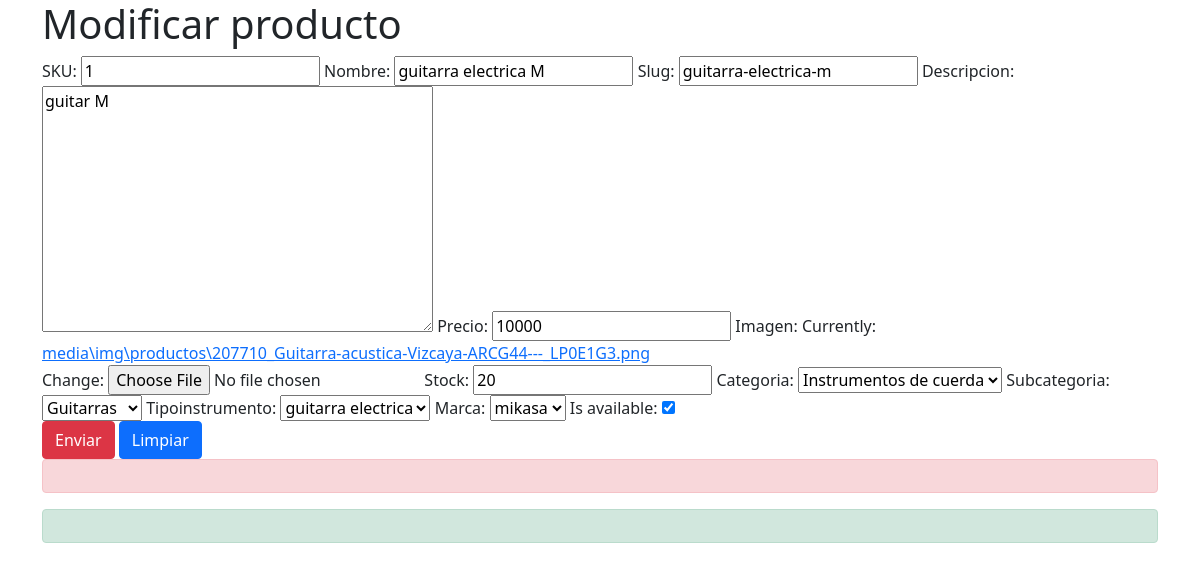
Before: /nuevo-producto/1 with the older database file.
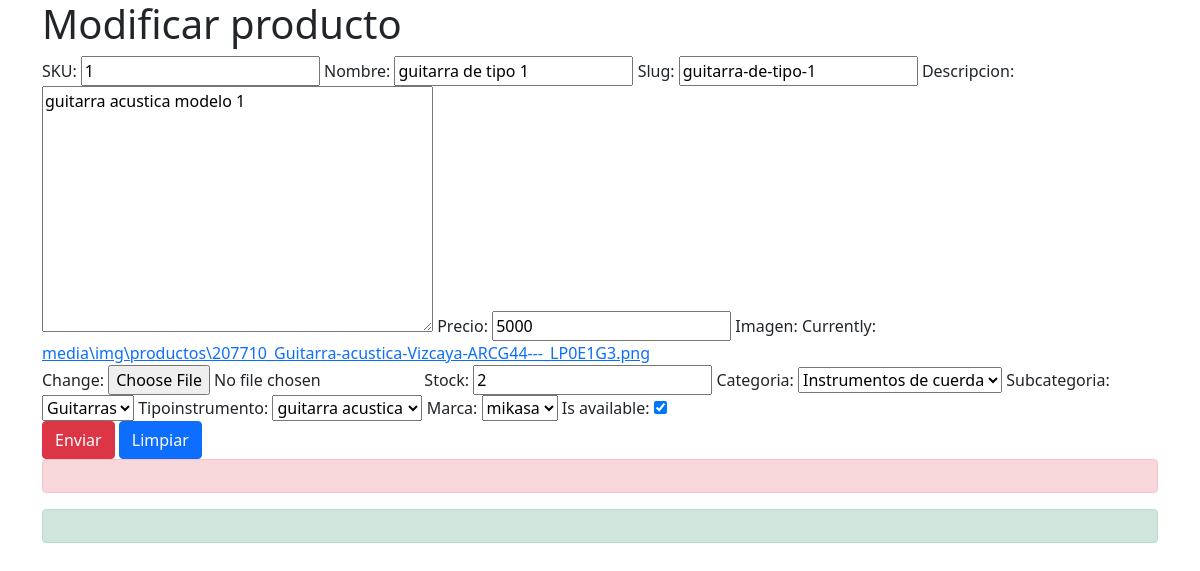
After: the same page with the newer database file.
### app/models.py (models this page shows, shortened)
class Producto(models.Model):
    SKU = models.IntegerField(primary_key=True, verbose_name='SKU')
    nombreProducto =  models.CharField(max_length=80 ,verbose_name='nombre', unique=True)
    slug = models.CharField(max_length=100)
    descripcion = models.TextField(verbose_name='descripcion')
    precio = models.IntegerField(verbose_name='precio')
    imagen=models.ImageField(upload_to='img/productos' , null=True)
    stock = models.IntegerField(verbose_name='stock')
    categoria= models.ForeignKey(Categoria,on_delete=models.CASCADE, )
    subcategoria= models.ForeignKey(SubCategoria,on_delete=models.CASCADE)
    tipoinstrumento= models.ForeignKey(TipoInstrumento,on_delete=models.CASCADE, blank=True, null=True)
    marca = models.ForeignKey(Marca,on_delete=models.CASCADE)
    is_available = models.BooleanField(default=True)
    create_date = models.DateTimeField(auto_now_add=True)
    modified_date = models.DateTimeField(auto_now=True)

### app/views.py (the view)
# urls.py: path('nuevo-producto/<SKU>',Mod_Producto, name="Mod_Producto"),
def Mod_Producto(request, SKU):
    producto = Producto.objects.get(SKU=SKU)
    datos = {
        'form': productoForm(instance=producto)
    }
    if request.method == 'POST':
        formulario = productoForm(data=request.POST, instance=producto)
        if formulario.is_valid():
            formulario.save()
            datos['mensaje'] = "Modificados correctamente"
            return redirect('crud')
    return render(request, 'Tcrud/modProducto.html', datos)

### app/forms.py
class productoForm (ModelForm):
    class Meta :
        model = Producto
        fields= '__all__'

### app/models.py (called while the page is built)
    def __str__(self) -> str:
        return self.nombreCategoria

    def __str__(self) -> str:
        return self.nombreSubCategoria

    def __str__(self) -> str:
        return self.nombreTipoInstrumento

    def __str__(self) -> str:
        return self.nombreMarca

### carts/context_processors.py (called while the page is built)
def counter(request):
    cart_count = 0
    try:
        cart = Cart.objects.filter(cart_id=_cart_id(request))
        cart_items = CartItem.objects.all().filter(cart=cart[:1])
        for cart_item in cart_items:
            cart_count = cart_item.quantity
    except Cart.DoesNotExist:
        cart_count = 0
    return dict(cart_count=cart_count)

### carts/views.py (called while the page is built)
def _cart_id(request):
    cart = request.session.session_key
    if not cart:
        cart= request.session.create()
    return cart

### app/templates/Tcrud/modProducto.html (shortened to what this page needs)
<!doctype html>
<html lang="en">
  <head>
    <link href="https://cdn.jsdelivr.net/npm/bootstrap@5.0.1/dist/css/bootstrap.min.css" rel="stylesheet">
  </head>
  <body>
    <div class="container">
      <h1>Modificar producto</h1>
      <form action="" method="post" id="formulario">
        <div class="form-group">
          {{ form }}
        </div>
        <input type="submit" value="Enviar" class="btn btn-danger" id="enviar">
        <input type="reset" value="Limpiar" class="btn btn-primary" id="limpiar">
        <div id="error" class="alert alert-danger" role="alert"></div>
      </form>
      <div class="alert alert-success" role="alert">{{mensaje}}</div>
    </div>
  </body>
</html>

Changed rows visible on the page:
changed Producto "Instrumentos de cuerda": nombreProducto "guitarra electrica M" → "guitarra de tipo 1"; slug "guitarra-electrica-m" → "guitarra-de-tipo-1"; descripcion "guitar M" → "guitarra acustica modelo 1"; precio "10000" → "5000"; stock "20" → "2"; tipoinstrumento "guitarra electrica" → "guitarra acustica"
